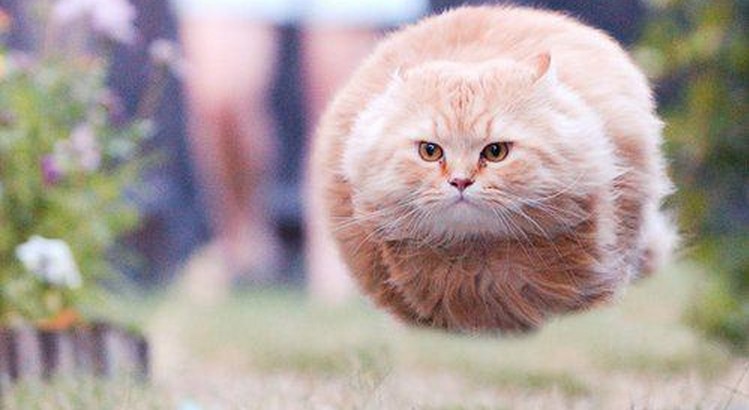
//> input picture cat.png, 749 x 410 px
$ ./sobel cat.png   (built with g++ and OpenCV 4)
//> lines starting //> are read from the running program, lines starting //| are printed output that depends on the picture
#include <iostream>
#include <opencv2/core/core.hpp> //OpenCVの基本構造(データ型)
#include <opencv2/imgproc/imgproc.hpp> //OpenCVで画像処理
#include <opencv2/highgui/highgui.hpp>
using namespace cv;
using namespace std;

  int main(int argc, char* argv[]) {
    if (argc <= 1) { //コマンド引数の説明
    cerr <<"usage: linear <file>" << endl;
    return -1;
    }
  Mat sourceImage = imread(argv[1]); //画像ファイルの読み込み
//> sourceImage is the input picture: 410 rows x 749 cols, CV_8UC3; mean B, G, R 155.8, 159.2, 172.4
  if (!sourceImage.data) { //読み込みの成功確認
    cerr << "no such file: " << argv[1] << endl;
    return -1; //エラー終了
    }
  Mat grayImage; //同サイズの画像
  cvtColor(sourceImage, grayImage, CV_BGR2GRAY); //グレースケール変換
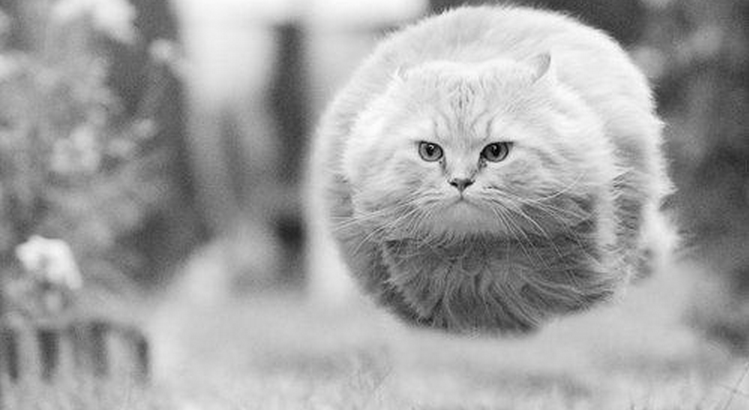
//> grayImage: 410 rows x 749 cols, CV_8UC1; min 0, max 253, mean 162.8

  //ここから空間フィルタリング
  #define KERNEL_SIZE 3
  Mat tmpImage; //float型結果関数(32FC1)
  Sobel(grayImage, tmpImage, CV_32F, 1, 0, KERNEL_SIZE);
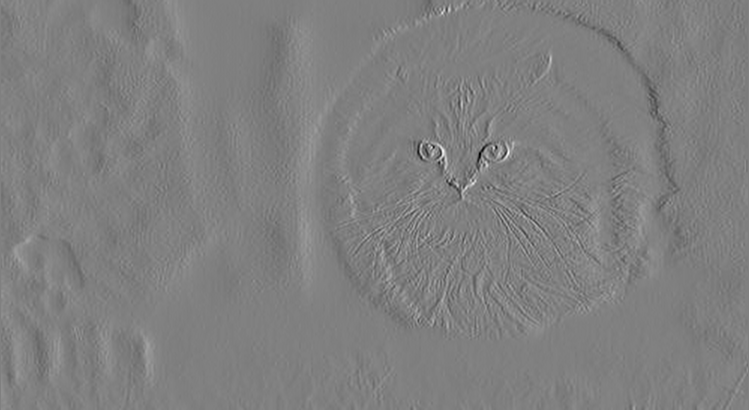
//> tmpImage: 410 rows x 749 cols, CV_32FC1; min -578, max 572, mean -0.4; drawn with min black and max white
  //Sobel Filterの適用,x方向は1階微分,y方向は0階微分
  convertScaleAbs(tmpImage,grayImage); //結果画像(絶対値 8UC1)
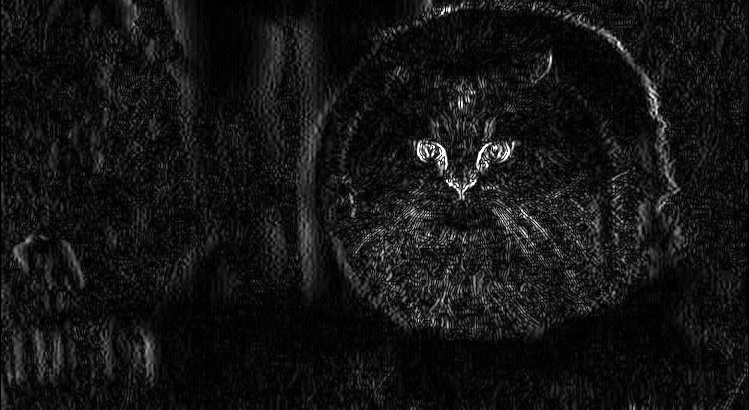
//> grayImage: 410 rows x 749 cols, CV_8UC1; min 0, max 255, mean 20
  //ここまで空間フィルタリング

  const string windowSource = "Source"; //原画像ウィンドウ
  namedWindow(windowSource, CV_WINDOW_AUTOSIZE); //ウィンドウ生成
  imshow(windowSource, sourceImage); //原画像の表示
  const string windowResult ="Result"; //結果画像ウィンドウ
  namedWindow(windowResult,CV_WINDOW_AUTOSIZE); //ウィンドウ生成
  imshow(windowResult, grayImage); //結果画像の表示
  waitKey(0); //キー入力待ち(無限)
  sourceImage.release(); //sourceImageの解放
  grayImage.release(); //grayImageの解放
  tmpImage.release(); //tmoImageの解放
  return 0;
  }
